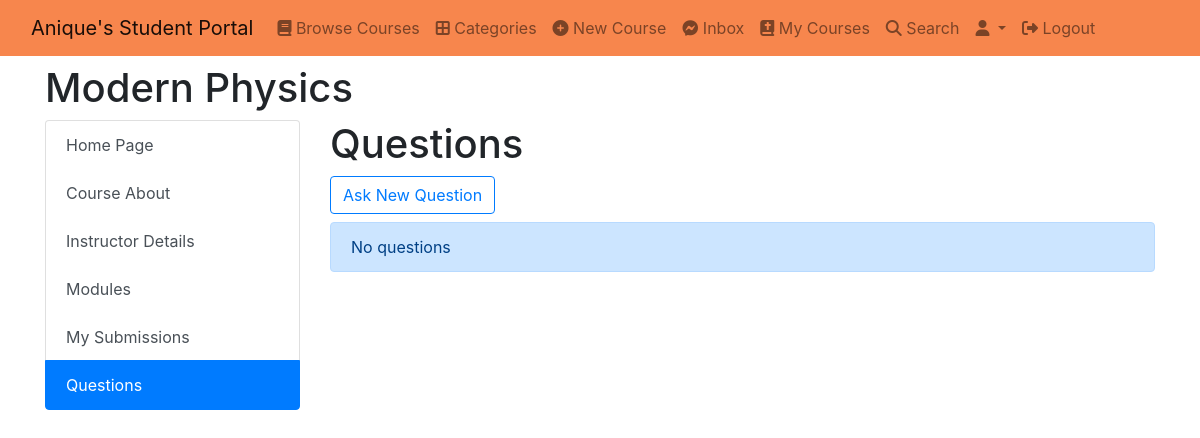
Page /course/31f14fdc-ee4c-420d-b912-1c9cc059e567/questions on the earlier database version.
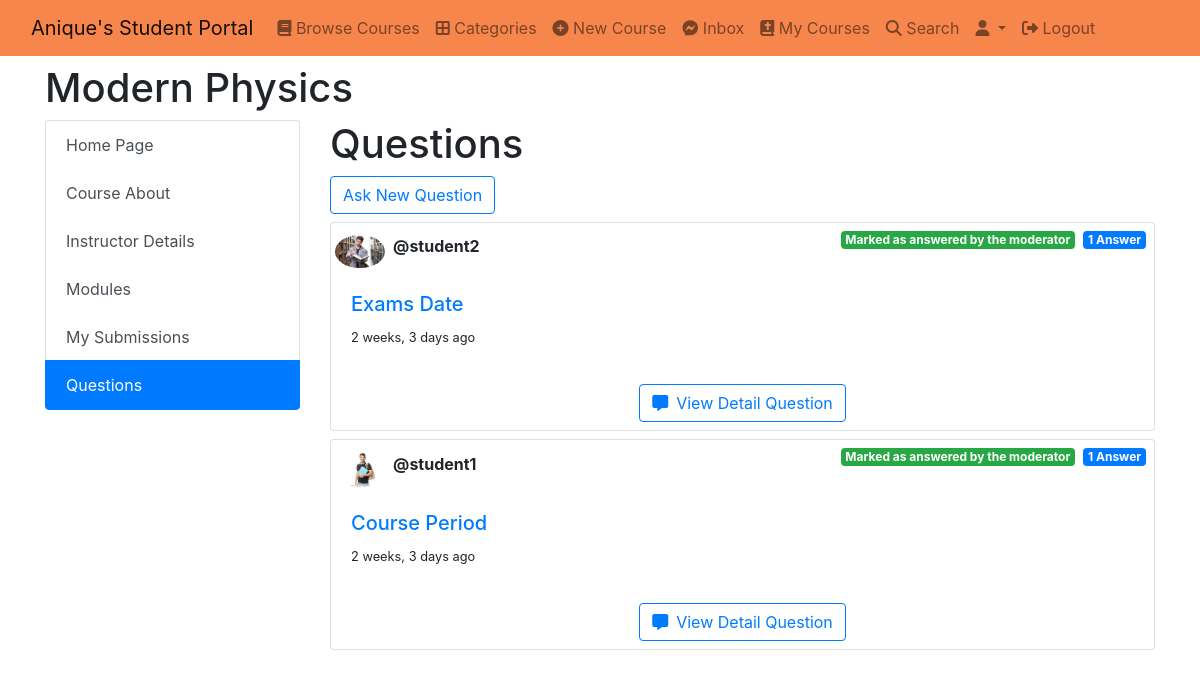
Same page on the later database version.
### classroom/models.py (models this page shows, shortened)
class Course(models.Model):
    id = models.UUIDField(primary_key=True, default=uuid.uuid4, editable=False)
    announcements = models.ManyToManyField(Announcement)
    picture = models.ImageField(upload_to=course_directory_path)
    title = models.CharField(max_length=100, verbose_name='Title')
    description = models.TextField()
    category = models.ForeignKey(Category, on_delete=models.CASCADE)
    syllabus = RichTextField()
    user = models.ForeignKey(
        User, on_delete=models.CASCADE, related_name='course_owner')
    enrolled = models.ManyToManyField(User)
    modules = models.ManyToManyField(Module)
    questions = models.ManyToManyField(CourseQuestion)
    created_at = models.DateTimeField(auto_now_add=True)

### question/models.py (models this page shows, shortened)
class CourseQuestion(models.Model):
    user = models.ForeignKey(
        User, on_delete=models.CASCADE, related_name='question_user')
    title = models.CharField(max_length=600)
    body = RichTextField()
    created_at = models.DateTimeField(auto_now_add=True)
    updated_at = models.DateTimeField(auto_now_add=True)
    has_accepted_answer = models.BooleanField(default=False)
    def get_answer_count(self):
        return CourseAnswer.objects.filter(question=self).count()

### authy/models.py (models this page shows, shortened)
class Profile(models.Model):
	user = models.OneToOneField(User, on_delete=models.CASCADE, related_name='profile')
	full_name = models.CharField(max_length=50, null=True, blank=True)
	location = models.CharField(max_length=50, null=True, blank=True)
	url = models.CharField(max_length=80, null=True, blank=True)
	profile_info = models.TextField(max_length=1500, null=True, blank=True)
	created = models.DateField(auto_now_add=True)
	picture = models.ImageField(upload_to=user_directory_path_profile, blank=True, null=True, verbose_name='Picture')
	banner = models.ImageField(upload_to=user_directory_path_banner, blank=True, null=True, verbose_name='Banner')

### question/views.py (the view)
# urls.py: path("<course_id>/questions", course_questions, name='course-questions'),
def course_questions(request, course_id):
    course = get_object_or_404(Course, id=course_id)
    questions = course.questions.all().order_by("-created_at")
    default_page = 1
    page = request.GET.get('page', default_page)
    questions_per_page = 3
    paginator = Paginator(questions, questions_per_page)
    try:
        questions_page = paginator.page(page)
    except PageNotAnInteger:
        questions_page = paginator.page(default_page)
    except EmptyPage:
        questions_page = paginator.page(paginator.num_page)
    context = {
        "questions_page": questions_page,
        "course": course,
    }
    return render(request, 'question/course_questions.html', context)

### student_portal/templates/question/course_questions.html (shortened to what this page needs)
{% extends 'base.html' %} {% load static %} {% load humanize %}
{% block content %}
<div class="container mt-2">
  <h1>{{course.title}}</h1>
  <div class="row">
    <div class="col-3">{% include 'side_panel.html' %}</div>
    <div class="col-9">
      <div>
        <h1>Questions</h1>
        {% if request.user != course.user %}
        <a
          href="{% url 'new-course-question' course.id %}"
          class="btn btn-outline-primary mb-2"
          >Ask New Question</a
        >
        {% endif %} {% if questions_page.object_list.count == 0 %}
        <div class="alert alert-primary" role="alert">No questions</div>
        {% else %} {% for question in questions_page %}
        <div class="card mb-2">
          <div>
            {% if question.user.profile.picture %}
            <img
              class="card-img-right rounded-circle img-fluid p-lg-1 mt-2"
              style="height: 1%; width: 7%"
              src="{{question.user.profile.picture.url}}"
              alt="Card image cap"
            />
            {% endif %}
            <strong>@{{question.user.username}}</strong>
            {% if question.get_answer_count == 1 %}
            <span class="badge badge-primary float-end mt-2 mr-2"
              >{{question.get_answer_count}} Answer</span
            >
            {% elif question.get_answer_count >= 1 %}
            <span class="badge badge-primary float-end mt-2 mr-2"
              >{{question.get_answer_count}} Answers</span
            >{% else %}
            <span class="badge badge-danger float-end mt-2 mr-2"
              >Unanswered</span
            >
            {% endif %} {% if question.has_accepted_answer %}
            <span class="badge badge-success float-end mt-2 mr-2"
              >Marked as answered by the moderator</span
            >{% endif %}
            <div class="card-body">
              <h5>
                <a
                  href="{% url 'course-question-detail' course.id question.id %}"
                  >{{question.title}}</a
                >
              </h5>
              <p><small>{{question.created_at|naturaltime}}</small></p>
            </div>
            <div class="text-center">
              <a
                href="{% url 'course-question-detail' course.id question.id %}"
                class="btn btn-outline-primary mb-2"
                ><i class="fa-solid fa-message pr-2"></i>View Detail Question</a
              >
            </div>
          </div>
        </div>
        {% endfor %} {% endif %}
      </div>
    </div>
     {% endblock content %}

### student_portal/templates/base.html (shortened to what this page needs)
{% load static %}
<!DOCTYPE html>
<html lang="en">
  <head>
    <link
      href="https://cdn.jsdelivr.net/npm/bootstrap@5.0.2/dist/css/bootstrap.min.css"
      rel="stylesheet"
    />
    <link
      rel="stylesheet"
      href="https://cdnjs.cloudflare.com/ajax/libs/font-awesome/6.1.1/css/all.min.css"
    />
    <link
      rel="stylesheet"
      href="https://stackpath.bootstrapcdn.com/bootstrap/4.3.1/css/bootstrap.min.css"
    />
  </head>
  <body>
    <nav
      class="navbar navbar-expand-lg navbar-light"
      style="background: #f7864d"
    >
      <div class="container-fluid">
        <a class="navbar-brand" href="{% url 'index' %}"
          >Anique's Student Portal</a
        >
        <div class="collapse navbar-collapse" id="navbarSupportedContent">
          <ul class="navbar-nav me-auto mb-2 mb-lg-0">
            <li class="nav-item">
              <a class="nav-link" href="{% url 'browse-courses' %}"
                ><i class="fa fa-book"></i> Browse Courses</a
              >
            </li>
            <li class="nav-item">
              <a class="nav-link" href="{% url 'categories' %}"
                ><i class="fas fa-border-all"></i> Categories</a
              >
            </li>
            <li class="nav-item">
              <a class="nav-link" href="{% url 'new-course' %}"
                ><i class="fa fa-plus-circle"></i> New Course</a
              >
            </li>
            <li class="nav-item">
              <a class="nav-link" href="{% url 'inbox' %}"
                ><i class="fa-brands fa-facebook-messenger"></i> Inbox
              </a>
            </li>
            <li class="nav-item">
              <a class="nav-link" href="{% url 'my-courses' %}"
                ><i class="fa-solid fa-book-bible"></i> My Courses</a
              >
            </li>
            <li class="nav-item">
              <a class="nav-link" href="{% url 'search' %}"
                ><i class="fa-solid fa-search"></i> Search</a
              >
            </li>
            <li class="nav-item dropdown">
              <a
                class="nav-link dropdown-toggle"
                href="#"
                id="navbarDropdown"
                role="button"
                data-bs-toggle="dropdown"
                aria-expanded="false"
              >
                <i class="fa fa-user"></i> {{request.user.username|capfirst}}
              </a>
            </li>
            <li class="nav-item">
              <a class="nav-link" href="{% url 'logout' %}"
                ><i class="fa-solid fa-right-from-bracket"></i> Logout</a
              >
            </li>
          </ul>
        </div>
      </div>
    </nav>
    {% block content %} {% block pagination %} {% endblock pagination %} {% endblock content %}
  </body>
</html>

### student_portal/templates/side_panel.html
<div class="list-group">
  <a
    href="{% url 'course-detail' course.id %}"
    class="list-group-item list-group-item-action {% if request.resolver_match.url_name == 'course-detail' %} active {% endif %}"
    >Home Page</a
  >
  <a
    href="{% url 'course-about' course.id %}"
    class="list-group-item list-group-item-action {% if request.resolver_match.url_name == 'course-about' %} active {% endif %}"
    >Course About</a
  >
  <a
    href="{% url 'user-profile' course.user.username %}"
    class="list-group-item list-group-item-action"
    >Instructor Details</a
  >
  <a
    href="{% url 'course-modules' course.id %}"
    class="list-group-item list-group-item-action {% if request.resolver_match.url_name == 'course-modules' %} active {% endif %}"
    >Modules</a
  >
  {% if request.user == course.user %}
  <a
    href="{% url 'student-submissions' course.id %}"
    class="list-group-item list-group-item-action {% if request.resolver_match.url_name == 'student-submissions' %} active {% endif %}"
    >Student Submissions</a
  >{% else %}<a
    href="{% url 'my-submissions' course.id %}"
    class="list-group-item list-group-item-action {% if request.resolver_match.url_name == 'my-submissions' %} active {% endif %}"
    >My Submissions</a
  >
  {% endif %}
  <a
    href="{% url 'course-questions' course.id %}"
    class="list-group-item list-group-item-action {% if request.resolver_match.url_name == 'course-questions' %} active {% endif %}"
    >Questions</a
  >
</div>

Differences in the rows shown:
added CourseQuestion: user.profile.picture (placeholder picture), user.username "student2", get_answer_count "1", has_accepted_answer "Marked as answered by the moderator", title "Exams Date", created_at "2 weeks, 3 days ago"
added CourseQuestion: user.profile.picture (placeholder picture), user.username "student1", get_answer_count "1", has_accepted_answer "Marked as answered by the moderator", title "Course Period", created_at "2 weeks, 3 days ago"
Other differences:
text no longer shown: "No questions"
